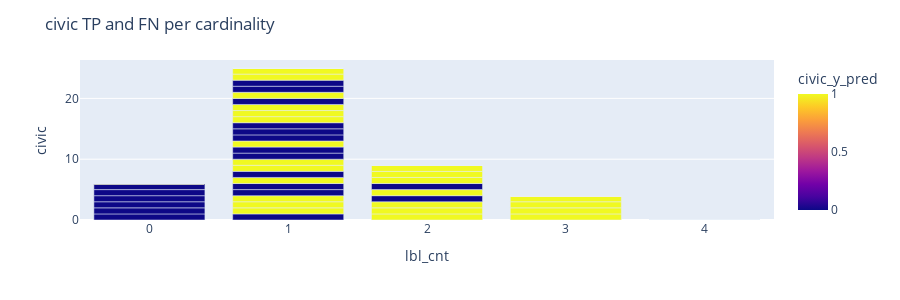
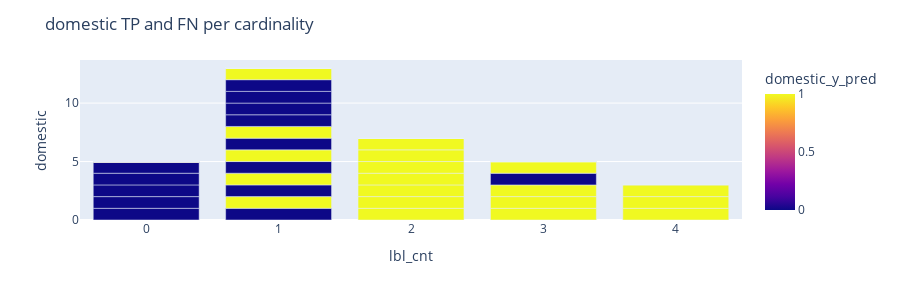
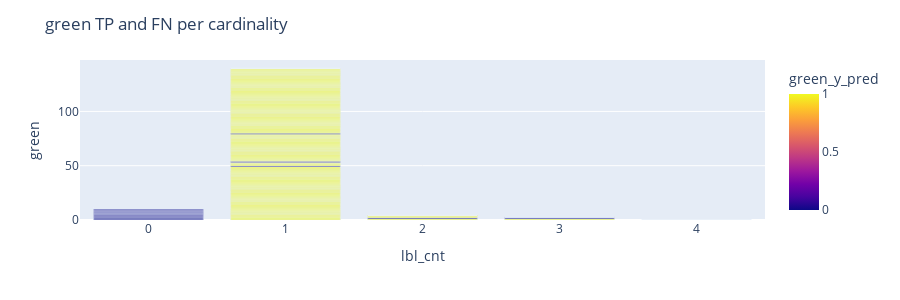
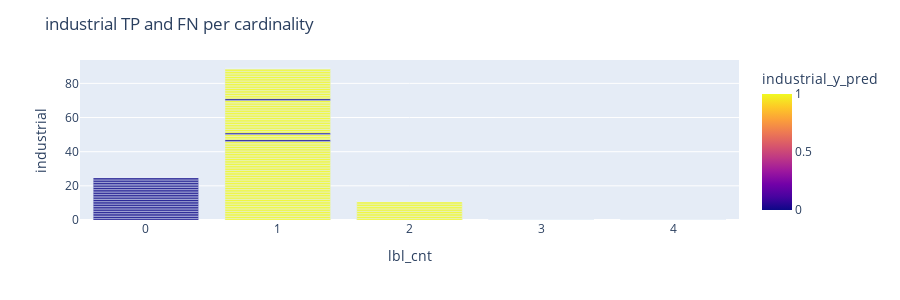

Here is the notebook cell these charts were saved with, in order:
### Code cell
def print_me (global_final_results_df):
        plt.clf()
        all_validation_df = global_final_results_df
        for conv in _DLModels.keys():
            fig = px.bar(all_validation_df, x='lbl_cnt', y=conv, color=conv+'_y_pred',height=300)
            fig.update_layout(barmode='stack', title_text=conv+' TP and FN per cardinality',yaxis={'categoryorder':'total descending'} )#stack
            fig.show()
print_me (global_final_results_df)

### Figure 1 — Plotly figure (JSON) as saved in the notebook; plotly's stock layout.template omitted (floating-point values rounded to 4 significant figures; data arrays with more than 128 entries replaced by an {"elided": "..."} marker saying what was removed)
{"data": [{"alignmentgroup": "True", "hoverlabel": {"namelength": 0}, "hovertemplate": "lbl_cnt=%{x}<br>civic=%{y}<br>civic_y_pred=%{marker.color}", "legendgroup": "", "marker": {"color": {"elided": "543 int values"}, "coloraxis": "coloraxis"}, "name": "", "offsetgroup": "", "orientation": "v", "showlegend": false, "textposition": "auto", "type": "bar", "x": {"elided": "543 int values"}, "xaxis": "x", "y": {"elided": "543 int values"}, "yaxis": "y"}], "layout": {"barmode": "stack", "coloraxis": {"colorbar": {"title": {"text": "civic_y_pred"}}, "colorscale": [[0, "#0d0887"], [0.1111, "#46039f"], [0.2222, "#7201a8"], [0.3333, "#9c179e"], [0.4444, "#bd3786"], [0.5556, "#d8576b"], [0.6667, "#ed7953"], [0.7778, "#fb9f3a"], [0.8889, "#fdca26"], [1, "#f0f921"]]}, "height": 300, "legend": {"tracegroupgap": 0}, "margin": {"t": 60}, "title": {"text": "civic TP and FN per cardinality"}, "xaxis": {"anchor": "y", "domain": [0, 1], "title": {"text": "lbl_cnt"}}, "yaxis": {"anchor": "x", "categoryorder": "total descending", "domain": [0, 1], "title": {"text": "civic"}}}}

### Figure 2 — Plotly figure (JSON) as saved in the notebook; plotly's stock layout.template omitted (floating-point values rounded to 4 significant figures; data arrays with more than 128 entries replaced by an {"elided": "..."} marker saying what was removed)
{"data": [{"alignmentgroup": "True", "hoverlabel": {"namelength": 0}, "hovertemplate": "lbl_cnt=%{x}<br>domestic=%{y}<br>domestic_y_pred=%{marker.color}", "legendgroup": "", "marker": {"color": {"elided": "543 int values"}, "coloraxis": "coloraxis"}, "name": "", "offsetgroup": "", "orientation": "v", "showlegend": false, "textposition": "auto", "type": "bar", "x": {"elided": "543 int values"}, "xaxis": "x", "y": {"elided": "543 int values"}, "yaxis": "y"}], "layout": {"barmode": "stack", "coloraxis": {"colorbar": {"title": {"text": "domestic_y_pred"}}, "colorscale": [[0, "#0d0887"], [0.1111, "#46039f"], [0.2222, "#7201a8"], [0.3333, "#9c179e"], [0.4444, "#bd3786"], [0.5556, "#d8576b"], [0.6667, "#ed7953"], [0.7778, "#fb9f3a"], [0.8889, "#fdca26"], [1, "#f0f921"]]}, "height": 300, "legend": {"tracegroupgap": 0}, "margin": {"t": 60}, "title": {"text": "domestic TP and FN per cardinality"}, "xaxis": {"anchor": "y", "domain": [0, 1], "title": {"text": "lbl_cnt"}}, "yaxis": {"anchor": "x", "categoryorder": "total descending", "domain": [0, 1], "title": {"text": "domestic"}}}}

### Figure 3 — Plotly figure (JSON) as saved in the notebook; plotly's stock layout.template omitted (floating-point values rounded to 4 significant figures; data arrays with more than 128 entries replaced by an {"elided": "..."} marker saying what was removed)
{"data": [{"alignmentgroup": "True", "hoverlabel": {"namelength": 0}, "hovertemplate": "lbl_cnt=%{x}<br>green=%{y}<br>green_y_pred=%{marker.color}", "legendgroup": "", "marker": {"color": {"elided": "543 int values"}, "coloraxis": "coloraxis"}, "name": "", "offsetgroup": "", "orientation": "v", "showlegend": false, "textposition": "auto", "type": "bar", "x": {"elided": "543 int values"}, "xaxis": "x", "y": {"elided": "543 int values"}, "yaxis": "y"}], "layout": {"barmode": "stack", "coloraxis": {"colorbar": {"title": {"text": "green_y_pred"}}, "colorscale": [[0, "#0d0887"], [0.1111, "#46039f"], [0.2222, "#7201a8"], [0.3333, "#9c179e"], [0.4444, "#bd3786"], [0.5556, "#d8576b"], [0.6667, "#ed7953"], [0.7778, "#fb9f3a"], [0.8889, "#fdca26"], [1, "#f0f921"]]}, "height": 300, "legend": {"tracegroupgap": 0}, "margin": {"t": 60}, "title": {"text": "green TP and FN per cardinality"}, "xaxis": {"anchor": "y", "domain": [0, 1], "title": {"text": "lbl_cnt"}}, "yaxis": {"anchor": "x", "categoryorder": "total descending", "domain": [0, 1], "title": {"text": "green"}}}}

### Figure 4 — Plotly figure (JSON) as saved in the notebook; plotly's stock layout.template omitted (floating-point values rounded to 4 significant figures; data arrays with more than 128 entries replaced by an {"elided": "..."} marker saying what was removed)
{"data": [{"alignmentgroup": "True", "hoverlabel": {"namelength": 0}, "hovertemplate": "lbl_cnt=%{x}<br>industrial=%{y}<br>industrial_y_pred=%{marker.color}", "legendgroup": "", "marker": {"color": {"elided": "543 int values"}, "coloraxis": "coloraxis"}, "name": "", "offsetgroup": "", "orientation": "v", "showlegend": false, "textposition": "auto", "type": "bar", "x": {"elided": "543 int values"}, "xaxis": "x", "y": {"elided": "543 int values"}, "yaxis": "y"}], "layout": {"barmode": "stack", "coloraxis": {"colorbar": {"title": {"text": "industrial_y_pred"}}, "colorscale": [[0, "#0d0887"], [0.1111, "#46039f"], [0.2222, "#7201a8"], [0.3333, "#9c179e"], [0.4444, "#bd3786"], [0.5556, "#d8576b"], [0.6667, "#ed7953"], [0.7778, "#fb9f3a"], [0.8889, "#fdca26"], [1, "#f0f921"]]}, "height": 300, "legend": {"tracegroupgap": 0}, "margin": {"t": 60}, "title": {"text": "industrial TP and FN per cardinality"}, "xaxis": {"anchor": "y", "domain": [0, 1], "title": {"text": "lbl_cnt"}}, "yaxis": {"anchor": "x", "categoryorder": "total descending", "domain": [0, 1], "title": {"text": "industrial"}}}}
